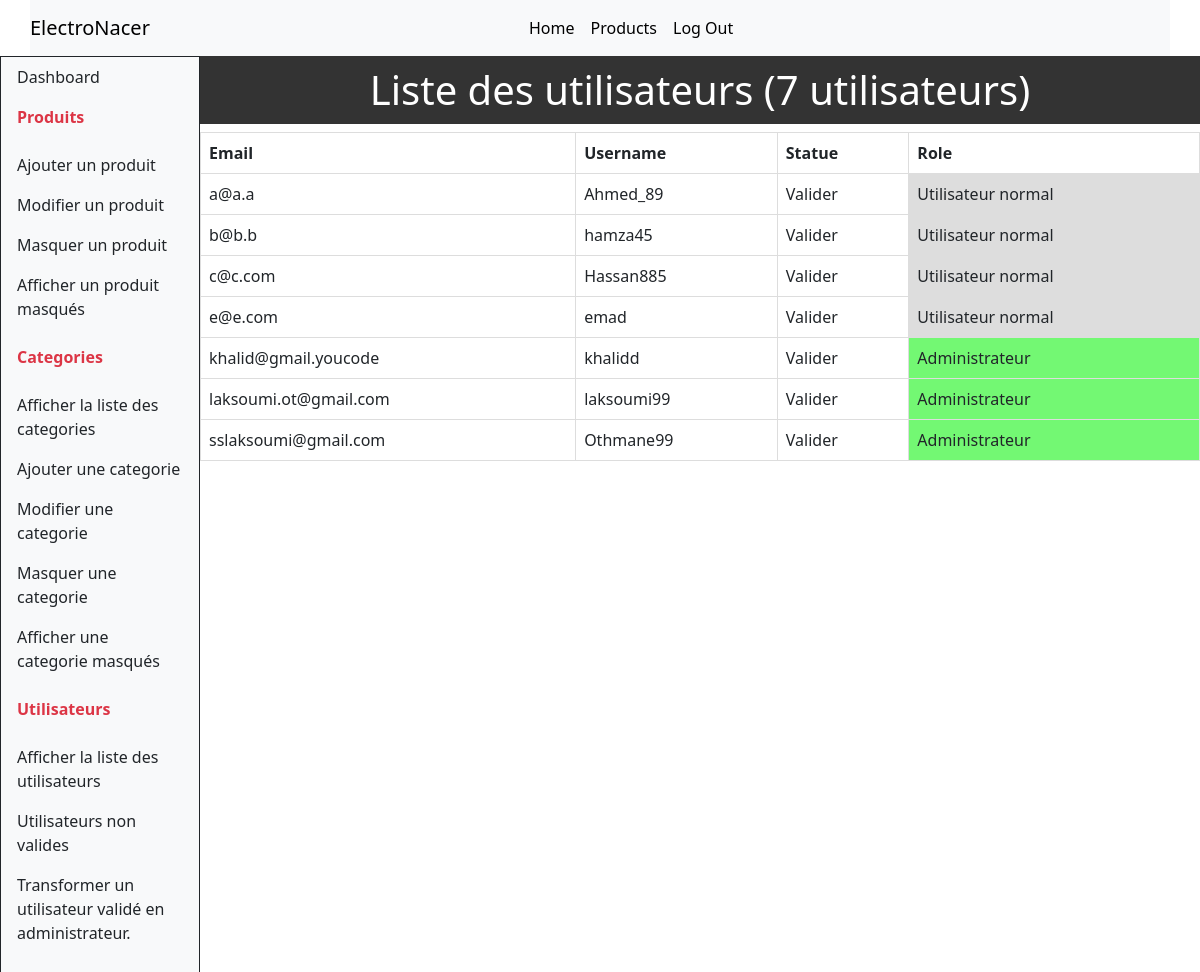
The page /admin/afficheUsers.php on the database as committed earlier.
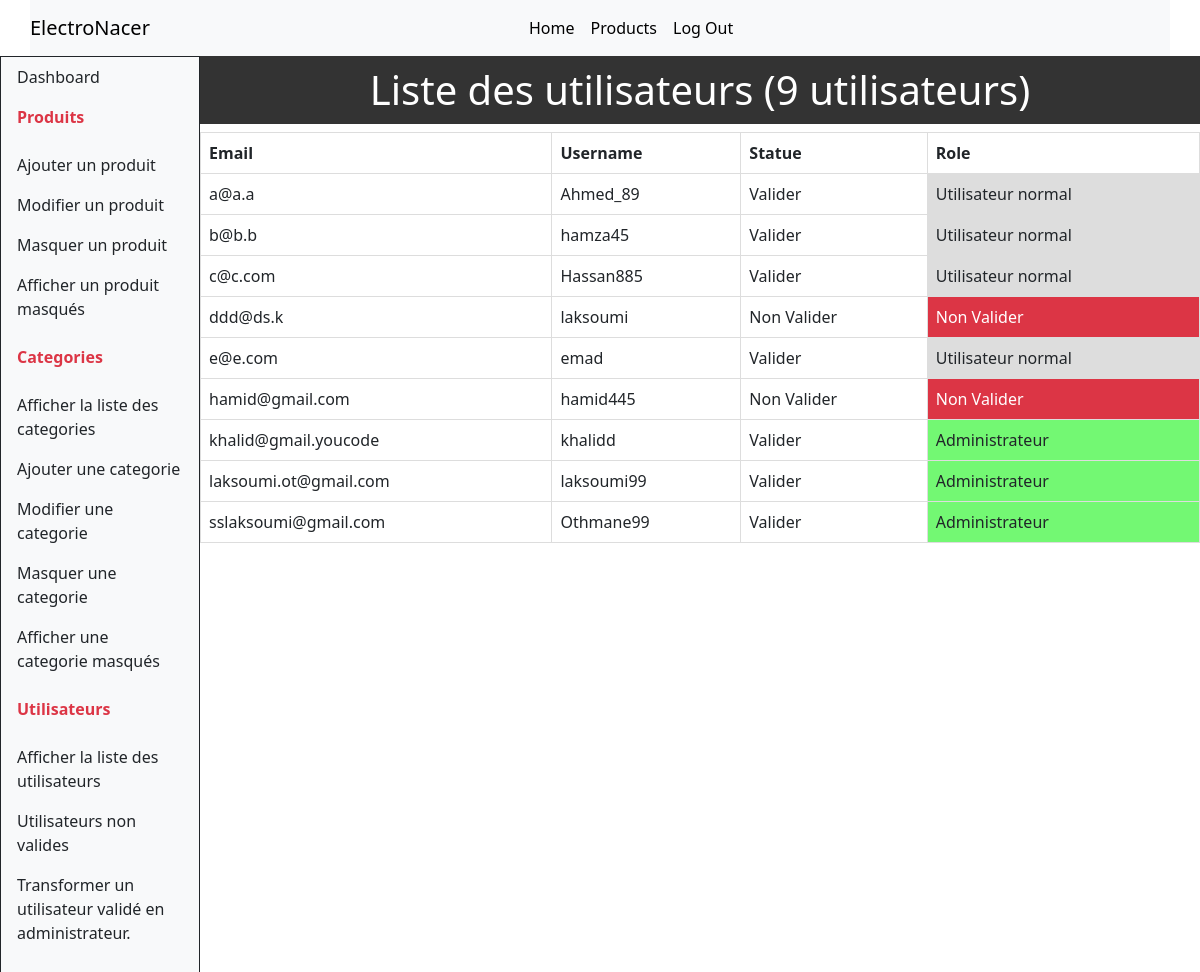
The same page on the database as committed later.
### tables this page shows
CREATE TABLE `users` (
  `email` varchar(255) NOT NULL,
  `username` varchar(255) NOT NULL,
  `pass` varchar(255) NOT NULL,
  `state` tinyint(1) NOT NULL,
  `role` tinyint(1) NOT NULL
);

### admin/ajaxConn.php (called while the page is built, shortened)
<?php
$conn = new PDO('mysql:host=localhost;dbname=brief7', 'root', '');
$stmt2 = $conn->prepare("SELECT * FROM users");
$stmt2->execute();
$users = $stmt2->fetchAll(PDO::FETCH_ASSOC);

### admin/afficheUsers.php (the view, shortened to what this page needs)
<?php
include("ajaxConn.php");
$stmt1 = $conn->prepare("SELECT count(*) AS nmbUsers FROM users");
$stmt1->execute();
$result = $stmt1->fetch()['nmbUsers'];
?>
<!DOCTYPE html>
<html lang="en">
<head>
    <link href="https://cdn.jsdelivr.net/npm/bootstrap@5.3.2/dist/css/bootstrap.min.css" rel="stylesheet"
>
    <link rel="stylesheet" href="style.css">
</head>
<body>
    <?php include("head.php") ?>
    <section class="dashboard">
        <div class="col-md-10">
            <h1>Liste des utilisateurs
                <?php echo "(" . $result . " utilisateurs)"?>
            </h1>
            <table>
                <tr>
                    <th>Email</th>
                    <th>Username</th>
                    <th>Statue</th>
                    <th>Role</th>
                </tr>
                <?php
                foreach ($users as $user) {
                    echo "<tr>";
                    echo "<td>" . $user["email"] . "</td>";
                    echo "<td>" . $user["username"] . "</td>";
                    echo "<td>" . ($user["state"] === 1 ? "Valider" : "Non Valider") . "</td>";
                    echo ($user["role"] === 1 ? "<td class='admin'> Administrateur" : ($user["state"] === 0 ? "<td class='bg-danger text-white'> Non Valider" : "<td class='normal'> Utilisateur normal")) . "</td>";
                    echo "</tr>";
                }
                ?>
            </table>
        </div>
    </section>
</body>
</html>

Rows that differ between the two databases and show on the page:
added users: email "ddd@ds.k", username "laksoumi", state "Non Valider", role "Non Valider"
added users: email "hamid@gmail.com", username "hamid445", state "Non Valider", role "Non Valider"
Other text that changed with them:
$result: "7" → "9"
